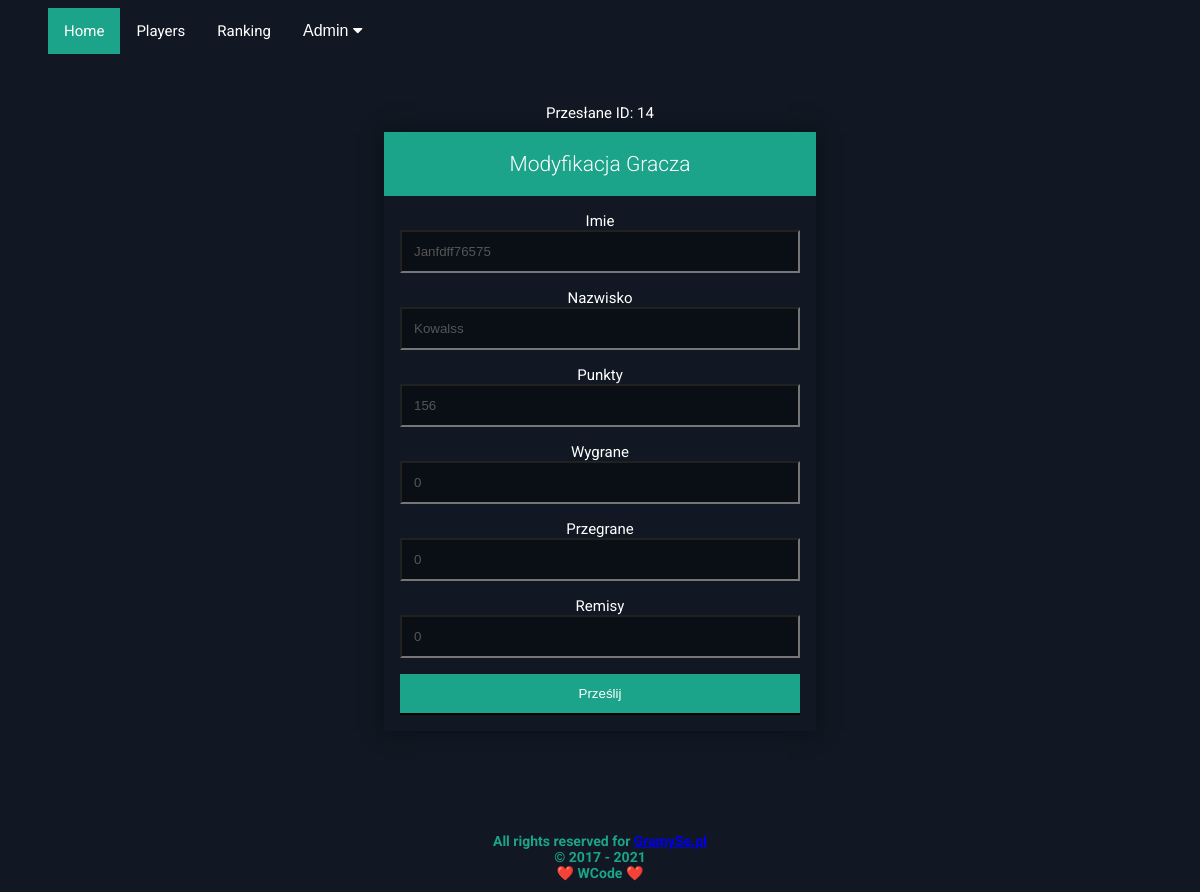
Screenshot of /index.php?mode=modyfikuj&id=14 with the database file from the repository.
### tables this page shows
CREATE TABLE `szachy` (
  `id` int(11) NOT NULL,
  `Imie` text NOT NULL,
  `Nazwisko` text NOT NULL,
  `Punkty` int(11) NOT NULL,
  `Wygrane` int(11) NOT NULL,
  `Przegrane` int(11) NOT NULL,
  `Remisy` int(11) NOT NULL
);

### modyfikuj.php (the view, shortened to what this page needs)
<?php
if($_GET['mode']=='modyfikuj')
{
    echo "<label>Przesłane ID: ".$_GET['id']."</label>";
    $query="SELECT * FROM szachy WHERE id='{$_GET['id']}'";
    $result=$connect->query($query);
    $row=$result->fetch_object();
    echo<<<html
    <div class="form-style">
    <h1>Modyfikacja Gracza</h1>
    <form method="GET" action="index.php">
        <label for="Imie">Imie</label>
        <input type="text" name="Imie" value="$row->Imie"><br>
        <label for="Nazwisko">Nazwisko</label>
        <input type="text" name="Nazwisko" value="$row->Nazwisko"><br>
        <label for="Punkty">Punkty</label>
        <input type="text" name="Punkty" value="$row->Punkty"><br>
        <label for="Wygrane">Wygrane</label>
        <input type="text" name="Wygrane" value="$row->Wygrane"><br>
        <label for="Przegrane">Przegrane</label>
        <input type="text" name="Przegrane" value="$row->Przegrane"><br>
        <label for="Remisy">Remisy</label>
        <input type="text" name="Remisy" value="$row->Remisy"><br>
        <input type="hidden" name="id" value="$row->id">
        <input type="hidden" name="mode" value="modyfikuj">
        <input type="hidden" name="action" value="modyfikuj">
        <input type="submit" value="Prześlij">
    </form>
    </div>
    html;
}
?>

### include/main.css (style rules this page uses)
:root { --gramyse-color: #1ba489; --gramyse-light-gray: #111823; --gramyse-dark-gray: #0a0f16; }
html { text-align: center; font-size: 15px; font-family: 'Roboto', sans-serif; background-color: var(--gramyse-light-gray); }
label { color: #FFFFFF; font-size: 15px; }
.form-style { max-width: 400px; margin: 10px auto; padding: 16px; box-shadow: 0 0 20px var(--gramyse-dark-gray); }
.form-style h1 { background: var(--gramyse-color); padding: 20px 0; font-size: 140%; font-weight: 300; text-align: center; color: #fff; margin: -16px -16px 16px -16px; }
.form-style input[type="text"], .form-style input[type="date"], .form-style input[type="datetime"], .form-style input[type="email"], .form-style input[type="number"], .form-style input[type="search"], .form-style input[type="time"], .form-style input[type="url"], .form-style textarea, .form-style select { outline: none; box-sizing: border-box; width: 100%; margin-bottom: 4%; background-color: var(--gramyse-dark-gray); padding: 3%; color: #555; }
.form-style input[type="submit"], .form-style input[type="button"] { box-sizing: border-box; width: 100%; padding: 3%; background: var(--gramyse-color); border-top-style: none; border-right-style: none; border-left-style: none; color: #fff; }

### rows the page displays
szachy: Imie "Janfdff76575", Nazwisko "Kowalss", Punkty "156", Wygrane "0", Przegrane "0", Remisy "0"

### other values shown
$_GET['id'] "14"
